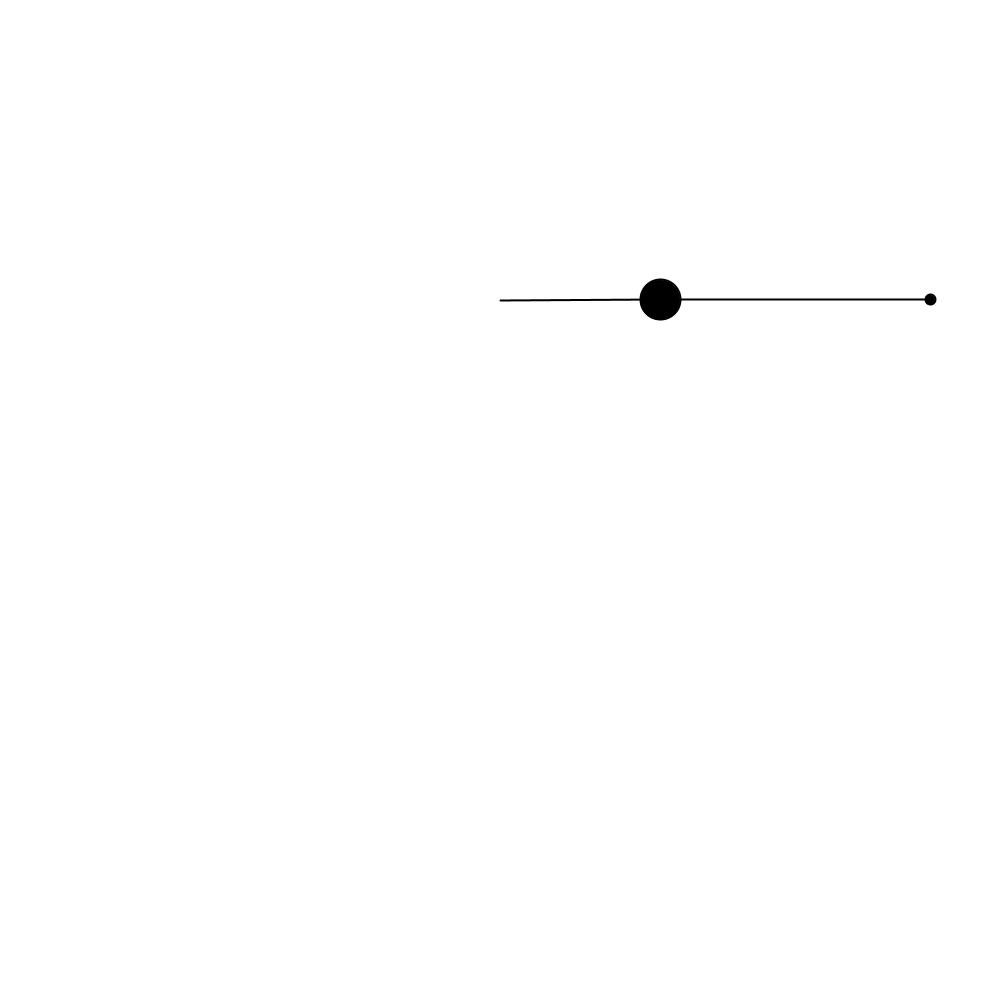
Frame 1 (no input)
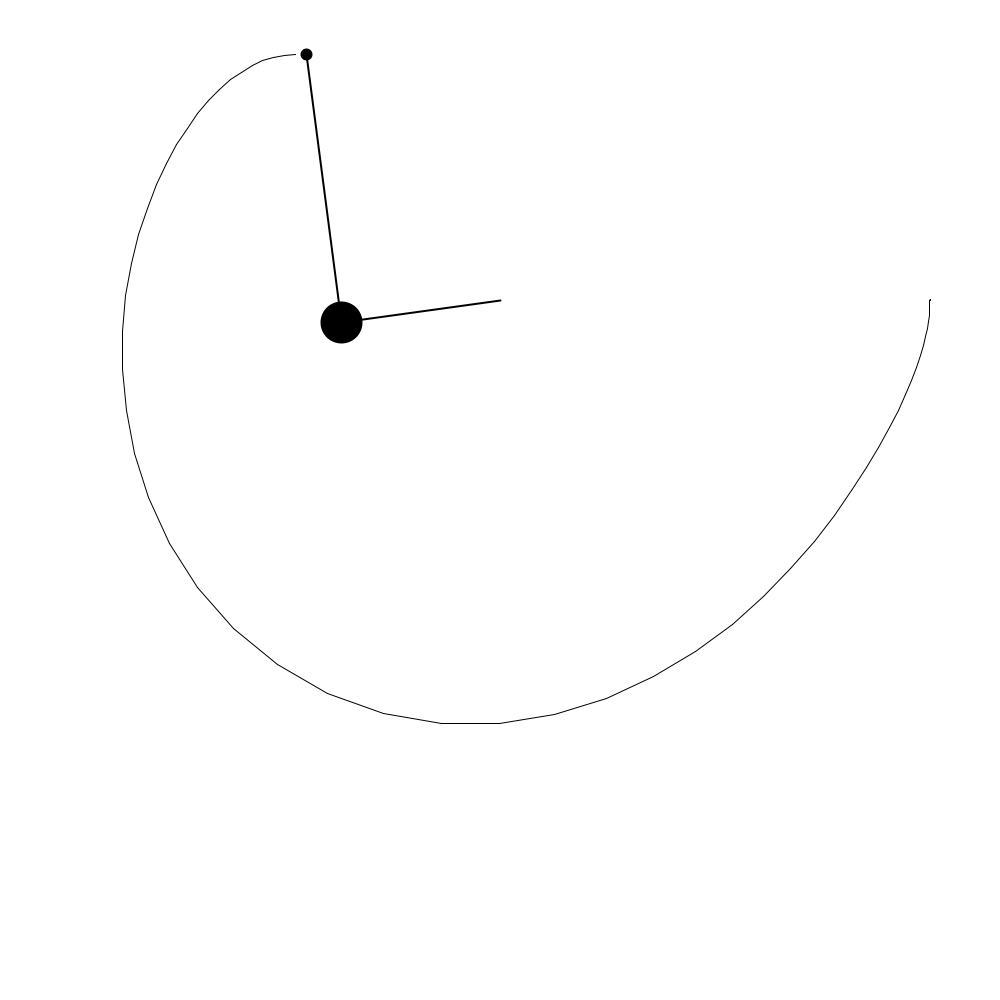
Frame 60 (the mouse pressed at the canvas centre just before this capture)
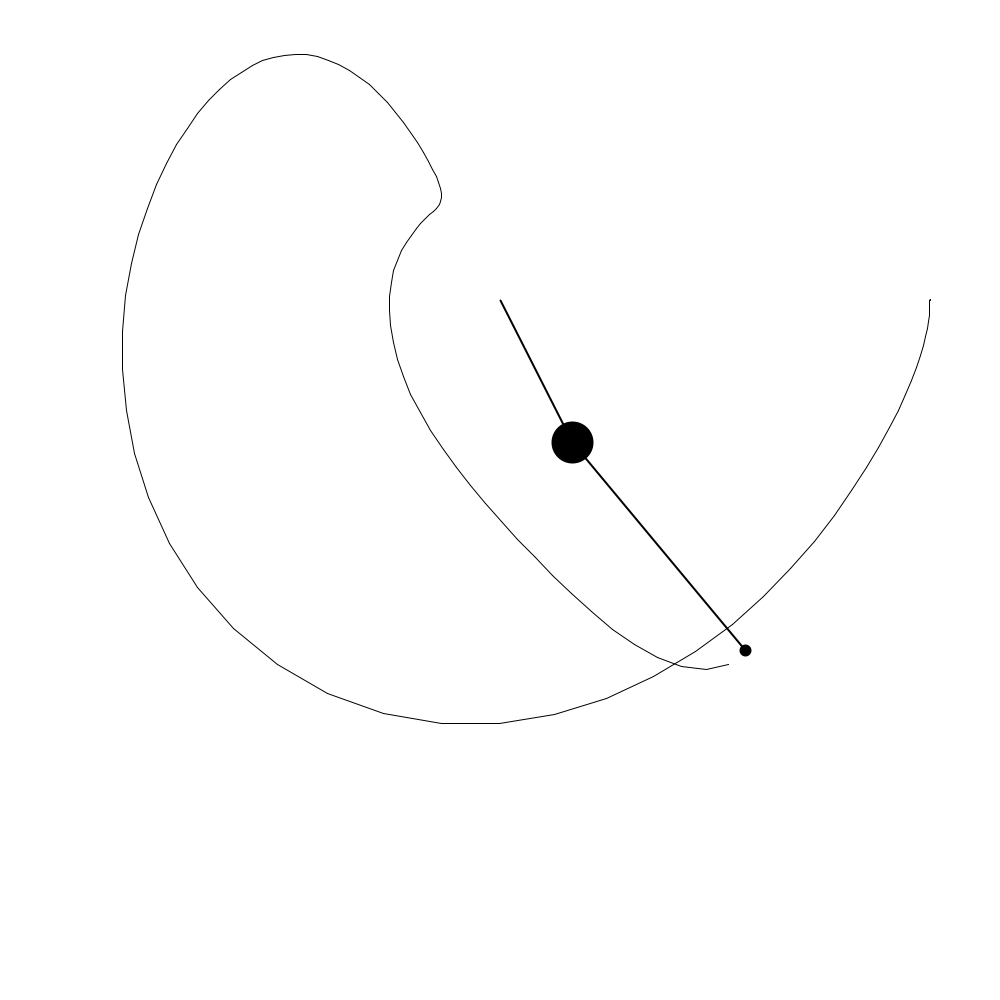
Frame 120 (the mouse held since frame 60 and released just before this capture)

The Processing sketch that drew these frames (run headless with seeded random() and noise(); from frame 60 on, the mouse is pressed at the canvas centre):

// Processing sketch: ch7_DoublePendulum
// ── ch7_DoublePendulum.pde
float r1 = 160;
float r2 = 270;
float m1 = 40;
float m2 = 10;
float a1 = PI/2;
float a2 = PI/2;
float a1_v = 0;
float a2_v = 0;
float a1_a = 0.01;
float a2_a = -0.001;
float g = 1;
float px2 = -1;
float py2 = -1;
float cx, cy;

PGraphics canvas;


void setup () {
  size (1000, 1000);
  cx = width/2;
  cy = 300;
  canvas = createGraphics(width, height);
  canvas.beginDraw();
  canvas.background(255);
  canvas.endDraw();
}

void draw() {
  float num1 = -g * (2 * m1 + m2) * sin(a1);
  float num2 = -m2 * g * sin(a1 - 2 * a2);
  float num3 = -2 * sin(a1 - a2) * m2;
  float num4 = a2_v * a2_v * r2 + a1_v * a1_v * r1 * cos(a1 - a2);
  float den = r1 * (2 * m1 + m2 - m2 * cos(2 * a1 - 2 * a2));

  a1_a = (num1 + num2 + num3 * num4) / den; 


  num1 = 2 * sin(a1 - a2);
  num2 = (a1_v * a1_v * r1 * (m1 + m2) + g * (m1 + m2) * cos(a1) + a2_v * a2_v * r2 * m2 * cos(a1 - a2)); 
  a2_a = num1 * num2 / den;

  //background(255);
  image(canvas, 0, 0);
  stroke(0);
  strokeWeight(2);

  translate(cx, cy);
  float x1 = sin(a1) * r1;
  float y1 = cos(a1) * r1;

  float x2 = sin(a2) * r2 + x1;
  float y2 = cos(a2) * r2 + y1;


  line(0, 0, x1, y1);
  fill(0);
  ellipse(x1, y1, m1, m1);


  line(x1, y1, x2, y2);
  fill(0);
  ellipse(x2, y2, m2, m2);


  a1_v += a1_a;
  a2_v += a2_a;

  a1 += a1_v;
  a2 += a2_v;

  // damping
  //a1_v *= 0.999;
  //a2_v *= 0.999;

  canvas.beginDraw();
  canvas.translate(cx, cy);
  canvas.strokeWeight(1);
  canvas.stroke(0);

  if (frameCount > 1) {
    canvas.line(px2, py2, x2, y2);
  }

  canvas.point(x2, y2);
  canvas.endDraw();

  px2 = x2;
  py2 = y2;
}
